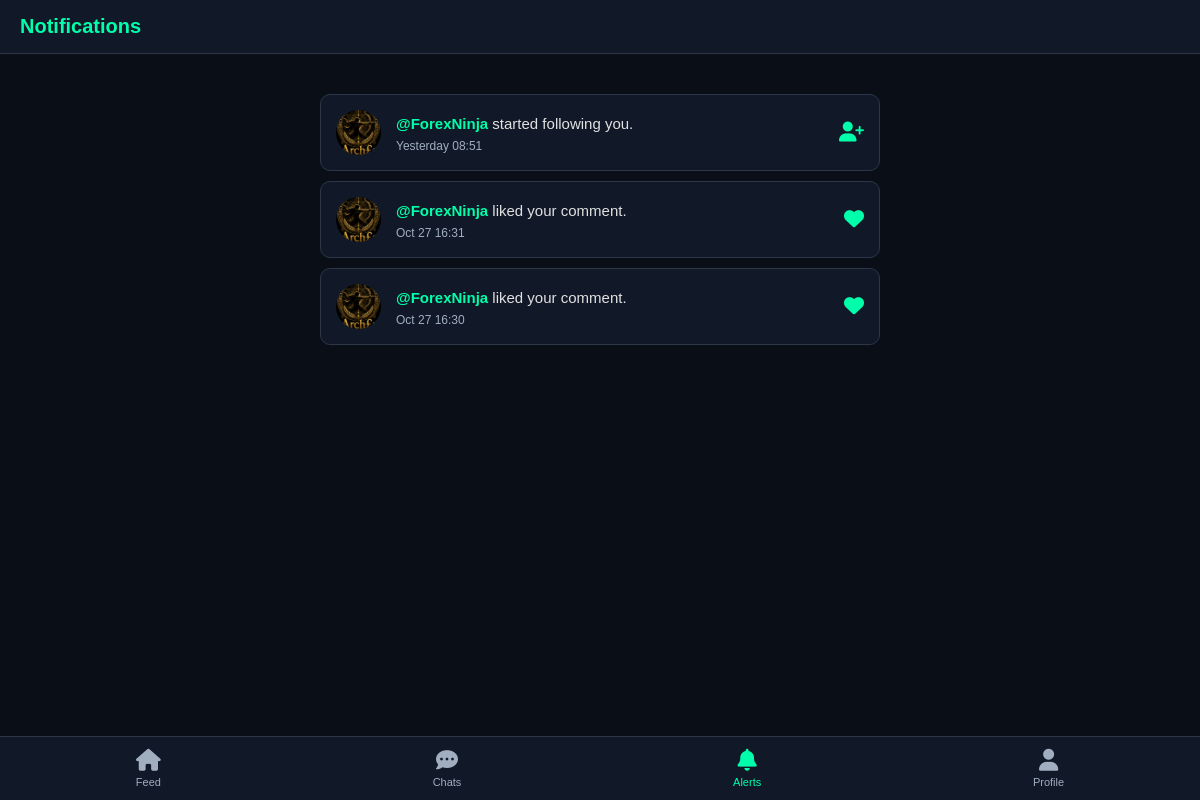
Page /notifications (signed in) on the committed database.
### tables this page shows
CREATE TABLE notifications (id INTEGER PRIMARY KEY AUTOINCREMENT, user_id INTEGER, sender_id INTEGER, type TEXT, post_id INTEGER, is_read INTEGER DEFAULT 0, timestamp DATETIME DEFAULT CURRENT_TIMESTAMP);

CREATE TABLE users (
            id INTEGER PRIMARY KEY AUTOINCREMENT,
            username TEXT UNIQUE NOT NULL,
            password TEXT NOT NULL,
            bio TEXT DEFAULT 'Forex & Crypto Trader'
        , avatar_path TEXT, name TEXT, email TEXT, last_seen DATETIME);

### app.py (the view)
@app.route('/notifications')
def notifications():
    if 'user_id' not in session:
        return redirect(url_for('login'))
    conn = get_db_connection()
    me = conn.execute('SELECT id FROM users WHERE username = ?', (session['user_id'],)).fetchone()
    notifs = conn.execute('''
        SELECT n.*, u.username as sender_username, u.avatar_path as sender_avatar
        FROM notifications n
        JOIN users u ON n.sender_id = u.id
        WHERE n.user_id = ?
        ORDER BY n.timestamp DESC
    ''', (me['id'],)).fetchall()
    conn.execute('UPDATE notifications SET is_read = 1 WHERE user_id = ?', (me['id'],))
    conn.commit()
    conn.close()
    return render_template('notifications.html', notifications=notifs)

### app.py (called while the page is built)
def get_db_connection():
    conn = sqlite3.connect('traderszone.db', timeout=20)
    conn.row_factory = sqlite3.Row
    return conn

@app.before_request
def update_last_seen():
    if 'user_id' in session:
        try:
            conn = get_db_connection()
            now = datetime.utcnow().strftime("%Y-%m-%d %H:%M:%S")
            conn.execute('UPDATE users SET last_seen = ? WHERE username = ?', (now, session['user_id']))
            conn.commit()
            conn.close()
        except sqlite3.OperationalError:
            pass

@app.template_filter('chat_time')
def chat_time_filter(value):
    if not value: return ""
    try:
        utc_dt = datetime.strptime(str(value), "%Y-%m-%d %H:%M:%S")
        local_dt = utc_dt + timedelta(hours=3)
        now_local = datetime.utcnow() + timedelta(hours=3)
        if local_dt.date() == now_local.date():
            return local_dt.strftime("Today %H:%M")
        elif local_dt.date() == (now_local - timedelta(days=1)).date():
            return local_dt.strftime("Yesterday %H:%M")
        else:
            return local_dt.strftime("%b %d %H:%M")
    except:
        return value

### templates/notifications.html
{% extends "base.html" %}
{% block nav_left %}
    <span style="font-size: 20px; font-weight: bold; color: #00ffaa;">Notifications</span>
{% endblock %}
{% block content %}
<div class="container" style="margin-top: 20px;">
    {% for n in notifications %}
        <a href="{% if n.type == 'follow' %}/user/{{ n.sender_username }}{% elif n.type == 'group_add' %}/group_chat/{{ n.post_id }}{% else %}/post/{{ n.post_id }}{% endif %}"
           style="display: flex; align-items: center; justify-content: space-between; padding: 15px; text-decoration: none; color: inherit; background: {% if not n.is_read %}#1f2937{% else %}#111827{% endif %}; border-radius: 10px; margin-bottom: 10px; border: 1px solid #2d3748;">
            <div style="display: flex; align-items: center; gap: 15px; flex-grow: 1;">
                {% if n.sender_avatar %}
                    <img src="/{{ n.sender_avatar }}" style="width: 45px; height: 45px; border-radius: 50%; object-fit: cover; flex-shrink: 0;">
                {% else %}
                    <div style="width: 45px; height: 45px; border-radius: 50%; background: #00ffaa; color: #0a0e17; display: flex; justify-content: center; align-items: center; font-weight: bold; font-size: 18px; flex-shrink: 0;">
                        {{ n.sender_username[0] | upper }}
                    </div>
                {% endif %}
                <div>
                    <p style="font-size: 15px; margin-bottom: 5px; color: #e1e1e1; line-height: 1.4;">
                        <span style="color: #00ffaa; font-weight: bold;">@{{ n.sender_username }}</span>
                        {% if n.type == 'like' %} liked your post.
                        {% elif n.type == 'comment' %} commented on your post.
                        {% elif n.type == 'like_comment' %} liked your comment.
                        {% elif n.type == 'follow' %} started following you.
                        {% elif n.type == 'group_add' %} added you to a group.
                        {% endif %}
                    </p>
                    <div style="font-size: 12px; color: #a0aec0;">{{ n.timestamp | chat_time }}</div>
                </div>
            </div>
            <div style="font-size: 20px; flex-shrink: 0; margin-left: 10px;">
                {% if n.type == 'like' %}<i class="fa-solid fa-heart" style="color: #ff4d4d;"></i>
                {% elif n.type == 'comment' %}<i class="fa-solid fa-comment" style="color: #00ffaa;"></i>
                {% elif n.type == 'like_comment' %}<i class="fa-solid fa-heart" style="color: #00ffaa;"></i>
                {% elif n.type == 'follow' %}<i class="fa-solid fa-user-plus" style="color: #00ffaa;"></i>
                {% elif n.type == 'group_add' %}<i class="fa-solid fa-users" style="color: #00ffaa;"></i>
                {% endif %}
            </div>
        </a>
    {% else %}
        <div style="text-align: center; margin-top: 50px; color: #a0aec0;">
            <i class="fa-regular fa-bell-slash" style="font-size: 50px; margin-bottom: 15px;"></i>
            <p>No notifications yet.</p>
        </div>
    {% endfor %}
</div>
{% endblock %}

### templates/base.html (style rules this page uses)
* { box-sizing: border-box; margin: 0; padding: 0; }
body { background-color: #0a0e17; color: #e1e1e1; font-family: Arial, sans-serif; padding-bottom: 80px; }
.container { max-width: 600px; margin: 0 auto; padding: 20px; }

### rows in the picture
notifications: sender_avatar (picture), sender_username "ForexNinja", type "started following you.", timestamp|chat_time "Yesterday 08:51"
notifications: sender_avatar (picture), sender_username "ForexNinja", type "liked your comment.", timestamp|chat_time "Oct 27 16:31"
notifications: sender_avatar (picture), sender_username "ForexNinja", type "liked your comment.", timestamp|chat_time "Oct 27 16:30"
